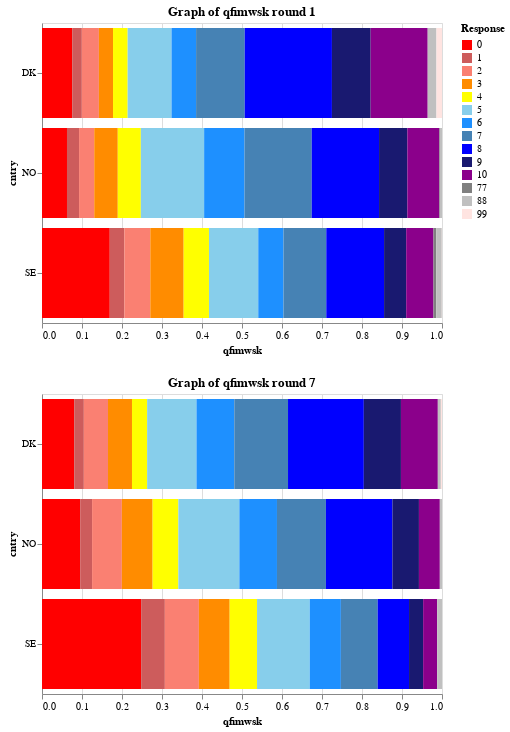

This figure's notebook cell:
### Code cell
duoplot(NORDIC, "qfimwsk")

### Figure 1 — Vega-Lite specification as saved in the notebook (floating-point values rounded to 4 significant figures)
{"$schema": "https://vega.github.io/schema/vega-lite/v2.6.0.json", "config": {"view": {"height": 300, "width": 400}}, "datasets": {"data-b77adfa02dbcbb78c658f7d133ba7bd3": [{"cntry": "DK", "essrnd": 7, "qfimwsk": 0.08057, "response": 0}, {"cntry": "DK", "essrnd": 7, "qfimwsk": 0.02404, "response": 1}, {"cntry": "DK", "essrnd": 7, "qfimwsk": 0.0604, "response": 2}, {"cntry": "DK", "essrnd": 7, "qfimwsk": 0.05996, "response": 3}, {"cntry": "DK", "essrnd": 7, "qfimwsk": 0.03786, "response": 4}, {"cntry": "DK", "essrnd": 7, "qfimwsk": 0.1234, "response": 5}, {"cntry": "DK", "essrnd": 7, "qfimwsk": 0.09451, "response": 6}, {"cntry": "DK", "essrnd": 7, "qfimwsk": 0.1343, "response": 7}, {"cntry": "DK", "essrnd": 7, "qfimwsk": 0.1895, "response": 8}, {"cntry": "DK", "essrnd": 7, "qfimwsk": 0.09279, "response": 9}, {"cntry": "DK", "essrnd": 7, "qfimwsk": 0.09221, "response": 10}, {"cntry": "DK", "essrnd": 7, "qfimwsk": 0.007542, "response": 88}, {"cntry": "DK", "essrnd": 7, "qfimwsk": 0.002908, "response": 99}, {"cntry": "NO", "essrnd": 7, "qfimwsk": 0.09548, "response": 0}, {"cntry": "NO", "essrnd": 7, "qfimwsk": 0.02969, "response": 1}, {"cntry": "NO", "essrnd": 7, "qfimwsk": 0.07448, "response": 2}, {"cntry": "NO", "essrnd": 7, "qfimwsk": 0.07692, "response": 3}, {"cntry": "NO", "essrnd": 7, "qfimwsk": 0.06433, "response": 4}, {"cntry": "NO", "essrnd": 7, "qfimwsk": 0.1525, "response": 5}, {"cntry": "NO", "essrnd": 7, "qfimwsk": 0.09401, "response": 6}, {"cntry": "NO", "essrnd": 7, "qfimwsk": 0.1224, "response": 7}, {"cntry": "NO", "essrnd": 7, "qfimwsk": 0.1664, "response": 8}, {"cntry": "NO", "essrnd": 7, "qfimwsk": 0.0662, "response": 9}, {"cntry": "NO", "essrnd": 7, "qfimwsk": 0.05224, "response": 10}, {"cntry": "NO", "essrnd": 7, "qfimwsk": 0.005422, "response": 88}, {"cntry": "SE", "essrnd": 7, "qfimwsk": 0.2479, "response": 0}, {"cntry": "SE", "essrnd": 7, "qfimwsk": 0.05927, "response": 1}, {"cntry": "SE", "essrnd": 7, "qfimwsk": 0.08508, "response": 2}, {"cntry": "SE", "essrnd": 7, "qfimwsk": 0.07701, "response": 3}, {"cntry": "SE", "essrnd": 7, "qfimwsk": 0.06837, "response": 4}, {"cntry": "SE", "essrnd": 7, "qfimwsk": 0.1318, "response": 5}, {"cntry": "SE", "essrnd": 7, "qfimwsk": 0.07782, "response": 6}, {"cntry": "SE", "essrnd": 7, "qfimwsk": 0.09199, "response": 7}, {"cntry": "SE", "essrnd": 7, "qfimwsk": 0.0784, "response": 8}, {"cntry": "SE", "essrnd": 7, "qfimwsk": 0.03522, "response": 9}, {"cntry": "SE", "essrnd": 7, "qfimwsk": 0.03481, "response": 10}, {"cntry": "SE", "essrnd": 7, "qfimwsk": 0.0005793, "response": 77}, {"cntry": "SE", "essrnd": 7, "qfimwsk": 0.01178, "response": 88}], "data-d05ee9f2a62119423ca6bf078416b330": [{"cntry": "DK", "essrnd": 1, "qfimwsk": 0.07556, "response": 0}, {"cntry": "DK", "essrnd": 1, "qfimwsk": 0.02405, "response": 1}, {"cntry": "DK", "essrnd": 1, "qfimwsk": 0.04261, "response": 2}, {"cntry": "DK", "essrnd": 1, "qfimwsk": 0.03533, "response": 3}, {"cntry": "DK", "essrnd": 1, "qfimwsk": 0.03659, "response": 4}, {"cntry": "DK", "essrnd": 1, "qfimwsk": 0.1097, "response": 5}, {"cntry": "DK", "essrnd": 1, "qfimwsk": 0.06136, "response": 6}, {"cntry": "DK", "essrnd": 1, "qfimwsk": 0.1216, "response": 7}, {"cntry": "DK", "essrnd": 1, "qfimwsk": 0.218, "response": 8}, {"cntry": "DK", "essrnd": 1, "qfimwsk": 0.09683, "response": 9}, {"cntry": "DK", "essrnd": 1, "qfimwsk": 0.1426, "response": 10}, {"cntry": "DK", "essrnd": 1, "qfimwsk": 0.0219, "response": 88}, {"cntry": "DK", "essrnd": 1, "qfimwsk": 0.01387, "response": 99}, {"cntry": "NO", "essrnd": 1, "qfimwsk": 0.06247, "response": 0}, {"cntry": "NO", "essrnd": 1, "qfimwsk": 0.03018, "response": 1}, {"cntry": "NO", "essrnd": 1, "qfimwsk": 0.03796, "response": 2}, {"cntry": "NO", "essrnd": 1, "qfimwsk": 0.05884, "response": 3}, {"cntry": "NO", "essrnd": 1, "qfimwsk": 0.05763, "response": 4}, {"cntry": "NO", "essrnd": 1, "qfimwsk": 0.1582, "response": 5}, {"cntry": "NO", "essrnd": 1, "qfimwsk": 0.101, "response": 6}, {"cntry": "NO", "essrnd": 1, "qfimwsk": 0.168, "response": 7}, {"cntry": "NO", "essrnd": 1, "qfimwsk": 0.1683, "response": 8}, {"cntry": "NO", "essrnd": 1, "qfimwsk": 0.07075, "response": 9}, {"cntry": "NO", "essrnd": 1, "qfimwsk": 0.07992, "response": 10}, {"cntry": "NO", "essrnd": 1, "qfimwsk": 0.001558, "response": 77}, {"cntry": "NO", "essrnd": 1, "qfimwsk": 0.00513, "response": 88}, {"cntry": "SE", "essrnd": 1, "qfimwsk": 0.1694, "response": 0}, {"cntry": "SE", "essrnd": 1, "qfimwsk": 0.03638, "response": 1}, {"cntry": "SE", "essrnd": 1, "qfimwsk": 0.06495, "response": 2}, {"cntry": "SE", "essrnd": 1, "qfimwsk": 0.0834, "response": 3}, {"cntry": "SE", "essrnd": 1, "qfimwsk": 0.06331, "response": 4}, {"cntry": "SE", "essrnd": 1, "qfimwsk": 0.1232, "response": 5}, {"cntry": "SE", "essrnd": 1, "qfimwsk": 0.06306, "response": 6}, {"cntry": "SE", "essrnd": 1, "qfimwsk": 0.107, "response": 7}, {"cntry": "SE", "essrnd": 1, "qfimwsk": 0.1445, "response": 8}, {"cntry": "SE", "essrnd": 1, "qfimwsk": 0.05529, "response": 9}, {"cntry": "SE", "essrnd": 1, "qfimwsk": 0.06817, "response": 10}, {"cntry": "SE", "essrnd": 1, "qfimwsk": 0.007017, "response": 77}, {"cntry": "SE", "essrnd": 1, "qfimwsk": 0.01383, "response": 88}, {"cntry": "SE", "essrnd": 1, "qfimwsk": 0.0004953, "response": 99}]}, "vconcat": [{"data": {"name": "data-d05ee9f2a62119423ca6bf078416b330"}, "encoding": {"color": {"field": "response", "legend": {"title": "Response"}, "scale": {"domain": [0, 1, 2, 3, 4, 5, 6, 7, 8, 9, 10, 77, 88, 99], "range": ["red", "indianred", "salmon", "darkorange", "yellow", "skyblue", "dodgerblue", "steelblue", "blue", "midnightblue", "darkmagenta", "gray", "silver", "mistyrose"]}, "type": "ordinal"}, "order": {"field": "response", "sort": "ascending", "type": "quantitative"}, "x": {"field": "qfimwsk", "scale": {"domain": [0, 1]}, "type": "quantitative"}, "y": {"field": "cntry", "type": "nominal"}}, "mark": "bar", "title": "Graph of qfimwsk round 1"}, {"data": {"name": "data-b77adfa02dbcbb78c658f7d133ba7bd3"}, "encoding": {"color": {"field": "response", "legend": {"title": "Response"}, "scale": {"domain": [0, 1, 2, 3, 4, 5, 6, 7, 8, 9, 10, 77, 88, 99], "range": ["red", "indianred", "salmon", "darkorange", "yellow", "skyblue", "dodgerblue", "steelblue", "blue", "midnightblue", "darkmagenta", "gray", "silver", "mistyrose"]}, "type": "ordinal"}, "order": {"field": "response", "sort": "ascending", "type": "quantitative"}, "x": {"field": "qfimwsk", "scale": {"domain": [0, 1]}, "type": "quantitative"}, "y": {"field": "cntry", "type": "nominal"}}, "mark": "bar", "title": "Graph of qfimwsk round 7"}]}
